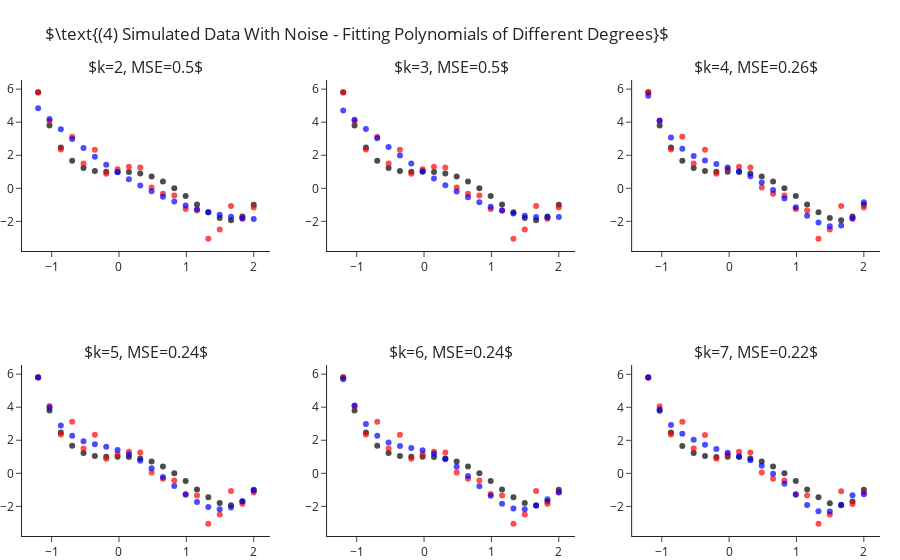

Notebook source saved alongside this figure:
### Markdown cell above
## Fitting Polynomial Of Different Degrees - With Sample Noise

Still fitting for different values of $k$, let us add some standard Gaussian noise (i.e. $\mathcal{N}\left(0,1\right)$).
This time we observe two things:
- Even for the correct $k=4$ model we are not able to achieve zero MSE.
- As we increase $4<k\rightarrow 7$ we manage to decrease the error more and more.

### Code cell
y = y_ + np.random.normal(size=len(y_))

ks = range(2, 8)
fig = make_subplots(2, 3, subplot_titles=list(ks))
for i, k in enumerate(ks):
    r,c = i//3+1, i%3+1 
    
    y_hat = make_pipeline(PolynomialFeatures(k), LinearRegression()).fit(X, y).predict(X)
    fig.add_traces([go.Scatter(x=x, y=y_, mode="markers", name="Real Points",  marker=dict(color="black", opacity=.7), showlegend=False),
                    go.Scatter(x=x, y=y, mode="markers", name="Observed Points",  marker=dict(color="red", opacity=.7), showlegend=False), 
                    go.Scatter(x=x, y=y_hat, mode="markers", name="Predicted Points",  marker=dict(color="blue", opacity=.7), showlegend=False)], rows=r, cols=c)
    fig["layout"]["annotations"][i]["text"] = rf"$k={{0}}, MSE={{1}}$".format(k, round(np.mean((y-y_hat)**2), 2))

fig.update_layout(title=r"$\text{(4) Simulated Data With Noise - Fitting Polynomials of Different Degrees}$", margin=dict(t=80)).show()

### Figure 1 — Plotly figure (JSON) as saved in the notebook; plotly's stock layout.template omitted (floating-point values rounded to 4 significant figures)
{"data": [{"marker": {"color": "black", "opacity": 0.7}, "mode": "markers", "name": "Real Points", "showlegend": false, "type": "scatter", "x": [-1.2, -1.032, -0.8632, -0.6947, -0.5263, -0.3579, -0.1895, -0.02105, 0.1474, 0.3158, 0.4842, 0.6526, 0.8211, 0.9895, 1.158, 1.326, 1.495, 1.663, 1.832, 2], "xaxis": "x", "y": [5.81, 3.796, 2.469, 1.662, 1.23, 1.044, 0.9969, 0.9998, 0.9832, 0.8971, 0.7107, 0.4125, 0.0104, -0.4685, -0.9777, -1.451, -1.804, -1.933, -1.712, -1], "yaxis": "y"}, {"marker": {"color": "red", "opacity": 0.7}, "mode": "markers", "name": "Observed Points", "showlegend": false, "type": "scatter", "x": [-1.2, -1.032, -0.8632, -0.6947, -0.5263, -0.3579, -0.1895, -0.02105, 0.1474, 0.3158, 0.4842, 0.6526, 0.8211, 0.9895, 1.158, 1.326, 1.495, 1.663, 1.832, 2], "xaxis": "x", "y": [5.792, 4.07, 2.35, 3.12, 1.507, 2.33, 0.8812, 1.149, 1.309, 1.256, 0.04604, -0.3288, -0.4402, -1.253, -1.336, -3.05, -2.499, -1.078, -1.85, -1.165], "yaxis": "y"}, {"marker": {"color": "blue", "opacity": 0.7}, "mode": "markers", "name": "Predicted Points", "showlegend": false, "type": "scatter", "x": [-1.2, -1.032, -0.8632, -0.6947, -0.5263, -0.3579, -0.1895, -0.02105, 0.1474, 0.3158, 0.4842, 0.6526, 0.8211, 0.9895, 1.158, 1.326, 1.495, 1.663, 1.832, 2], "xaxis": "x", "y": [4.842, 4.19, 3.571, 2.985, 2.432, 1.912, 1.426, 0.9735, 0.554, 0.1677, -0.1852, -0.5049, -0.7913, -1.044, -1.264, -1.451, -1.604, -1.724, -1.811, -1.864], "yaxis": "y"}, {"marker": {"color": "black", "opacity": 0.7}, "mode": "markers", "name": "Real Points", "showlegend": false, "type": "scatter", "x": [-1.2, -1.032, -0.8632, -0.6947, -0.5263, -0.3579, -0.1895, -0.02105, 0.1474, 0.3158, 0.4842, 0.6526, 0.8211, 0.9895, 1.158, 1.326, 1.495, 1.663, 1.832, 2], "xaxis": "x2", "y": [5.81, 3.796, 2.469, 1.662, 1.23, 1.044, 0.9969, 0.9998, 0.9832, 0.8971, 0.7107, 0.4125, 0.0104, -0.4685, -0.9777, -1.451, -1.804, -1.933, -1.712, -1], "yaxis": "y2"}, {"marker": {"color": "red", "opacity": 0.7}, "mode": "markers", "name": "Observed Points", "showlegend": false, "type": "scatter", "x": [-1.2, -1.032, -0.8632, -0.6947, -0.5263, -0.3579, -0.1895, -0.02105, 0.1474, 0.3158, 0.4842, 0.6526, 0.8211, 0.9895, 1.158, 1.326, 1.495, 1.663, 1.832, 2], "xaxis": "x2", "y": [5.792, 4.07, 2.35, 3.12, 1.507, 2.33, 0.8812, 1.149, 1.309, 1.256, 0.04604, -0.3288, -0.4402, -1.253, -1.336, -3.05, -2.499, -1.078, -1.85, -1.165], "yaxis": "y2"}, {"marker": {"color": "blue", "opacity": 0.7}, "mode": "markers", "name": "Predicted Points", "showlegend": false, "type": "scatter", "x": [-1.2, -1.032, -0.8632, -0.6947, -0.5263, -0.3579, -0.1895, -0.02105, 0.1474, 0.3158, 0.4842, 0.6526, 0.8211, 0.9895, 1.158, 1.326, 1.495, 1.663, 1.832, 2], "xaxis": "x2", "y": [4.713, 4.142, 3.582, 3.035, 2.504, 1.991, 1.5, 1.033, 0.5924, 0.181, -0.1985, -0.5433, -0.8508, -1.118, -1.343, -1.523, -1.654, -1.735, -1.763, -1.735], "yaxis": "y2"}, {"marker": {"color": "black", "opacity": 0.7}, "mode": "markers", "name": "Real Points", "showlegend": false, "type": "scatter", "x": [-1.2, -1.032, -0.8632, -0.6947, -0.5263, -0.3579, -0.1895, -0.02105, 0.1474, 0.3158, 0.4842, 0.6526, 0.8211, 0.9895, 1.158, 1.326, 1.495, 1.663, 1.832, 2], "xaxis": "x3", "y": [5.81, 3.796, 2.469, 1.662, 1.23, 1.044, 0.9969, 0.9998, 0.9832, 0.8971, 0.7107, 0.4125, 0.0104, -0.4685, -0.9777, -1.451, -1.804, -1.933, -1.712, -1], "yaxis": "y3"}, {"marker": {"color": "red", "opacity": 0.7}, "mode": "markers", "name": "Observed Points", "showlegend": false, "type": "scatter", "x": [-1.2, -1.032, -0.8632, -0.6947, -0.5263, -0.3579, -0.1895, -0.02105, 0.1474, 0.3158, 0.4842, 0.6526, 0.8211, 0.9895, 1.158, 1.326, 1.495, 1.663, 1.832, 2], "xaxis": "x3", "y": [5.792, 4.07, 2.35, 3.12, 1.507, 2.33, 0.8812, 1.149, 1.309, 1.256, 0.04604, -0.3288, -0.4402, -1.253, -1.336, -3.05, -2.499, -1.078, -1.85, -1.165], "yaxis": "y3"}, {"marker": {"color": "blue", "opacity": 0.7}, "mode": "markers", "name": "Predicted Points", "showlegend": false, "type": "scatter", "x": [-1.2, -1.032, -0.8632, -0.6947, -0.5263, -0.3579, -0.1895, -0.02105, 0.1474, 0.3158, 0.4842, 0.6526, 0.8211, 0.9895, 1.158, 1.326, 1.495, 1.663, 1.832, 2], "xaxis": "x3", "y": [5.598, 4.095, 3.069, 2.395, 1.962, 1.678, 1.465, 1.263, 1.025, 0.7236, 0.3442, -0.1103, -0.621, -1.154, -1.657, -2.065, -2.295, -2.248, -1.81, -0.8493], "yaxis": "y3"}, {"marker": {"color": "black", "opacity": 0.7}, "mode": "markers", "name": "Real Points", "showlegend": false, "type": "scatter", "x": [-1.2, -1.032, -0.8632, -0.6947, -0.5263, -0.3579, -0.1895, -0.02105, 0.1474, 0.3158, 0.4842, 0.6526, 0.8211, 0.9895, 1.158, 1.326, 1.495, 1.663, 1.832, 2], "xaxis": "x4", "y": [5.81, 3.796, 2.469, 1.662, 1.23, 1.044, 0.9969, 0.9998, 0.9832, 0.8971, 0.7107, 0.4125, 0.0104, -0.4685, -0.9777, -1.451, -1.804, -1.933, -1.712, -1], "yaxis": "y4"}, {"marker": {"color": "red", "opacity": 0.7}, "mode": "markers", "name": "Observed Points", "showlegend": false, "type": "scatter", "x": [-1.2, -1.032, -0.8632, -0.6947, -0.5263, -0.3579, -0.1895, -0.02105, 0.1474, 0.3158, 0.4842, 0.6526, 0.8211, 0.9895, 1.158, 1.326, 1.495, 1.663, 1.832, 2], "xaxis": "x4", "y": [5.792, 4.07, 2.35, 3.12, 1.507, 2.33, 0.8812, 1.149, 1.309, 1.256, 0.04604, -0.3288, -0.4402, -1.253, -1.336, -3.05, -2.499, -1.078, -1.85, -1.165], "yaxis": "y4"}, {"marker": {"color": "blue", "opacity": 0.7}, "mode": "markers", "name": "Predicted Points", "showlegend": false, "type": "scatter", "x": [-1.2, -1.032, -0.8632, -0.6947, -0.5263, -0.3579, -0.1895, -0.02105, 0.1474, 0.3158, 0.4842, 0.6526, 0.8211, 0.9895, 1.158, 1.326, 1.495, 1.663, 1.832, 2], "xaxis": "x4", "y": [5.796, 3.981, 2.885, 2.27, 1.943, 1.756, 1.603, 1.41, 1.135, 0.7641, 0.3038, -0.2201, -0.7681, -1.291, -1.736, -2.046, -2.17, -2.064, -1.695, -1.047], "yaxis": "y4"}, {"marker": {"color": "black", "opacity": 0.7}, "mode": "markers", "name": "Real Points", "showlegend": false, "type": "scatter", "x": [-1.2, -1.032, -0.8632, -0.6947, -0.5263, -0.3579, -0.1895, -0.02105, 0.1474, 0.3158, 0.4842, 0.6526, 0.8211, 0.9895, 1.158, 1.326, 1.495, 1.663, 1.832, 2], "xaxis": "x5", "y": [5.81, 3.796, 2.469, 1.662, 1.23, 1.044, 0.9969, 0.9998, 0.9832, 0.8971, 0.7107, 0.4125, 0.0104, -0.4685, -0.9777, -1.451, -1.804, -1.933, -1.712, -1], "yaxis": "y5"}, {"marker": {"color": "red", "opacity": 0.7}, "mode": "markers", "name": "Observed Points", "showlegend": false, "type": "scatter", "x": [-1.2, -1.032, -0.8632, -0.6947, -0.5263, -0.3579, -0.1895, -0.02105, 0.1474, 0.3158, 0.4842, 0.6526, 0.8211, 0.9895, 1.158, 1.326, 1.495, 1.663, 1.832, 2], "xaxis": "x5", "y": [5.792, 4.07, 2.35, 3.12, 1.507, 2.33, 0.8812, 1.149, 1.309, 1.256, 0.04604, -0.3288, -0.4402, -1.253, -1.336, -3.05, -2.499, -1.078, -1.85, -1.165], "yaxis": "y5"}, {"marker": {"color": "blue", "opacity": 0.7}, "mode": "markers", "name": "Predicted Points", "showlegend": false, "type": "scatter", "x": [-1.2, -1.032, -0.8632, -0.6947, -0.5263, -0.3579, -0.1895, -0.02105, 0.1474, 0.3158, 0.4842, 0.6526, 0.8211, 0.9895, 1.158, 1.326, 1.495, 1.663, 1.832, 2], "xaxis": "x5", "y": [5.694, 4.104, 2.984, 2.269, 1.864, 1.655, 1.532, 1.4, 1.187, 0.8542, 0.3939, -0.1682, -0.7784, -1.363, -1.837, -2.125, -2.17, -1.966, -1.572, -1.149], "yaxis": "y5"}, {"marker": {"color": "black", "opacity": 0.7}, "mode": "markers", "name": "Real Points", "showlegend": false, "type": "scatter", "x": [-1.2, -1.032, -0.8632, -0.6947, -0.5263, -0.3579, -0.1895, -0.02105, 0.1474, 0.3158, 0.4842, 0.6526, 0.8211, 0.9895, 1.158, 1.326, 1.495, 1.663, 1.832, 2], "xaxis": "x6", "y": [5.81, 3.796, 2.469, 1.662, 1.23, 1.044, 0.9969, 0.9998, 0.9832, 0.8971, 0.7107, 0.4125, 0.0104, -0.4685, -0.9777, -1.451, -1.804, -1.933, -1.712, -1], "yaxis": "y6"}, {"marker": {"color": "red", "opacity": 0.7}, "mode": "markers", "name": "Observed Points", "showlegend": false, "type": "scatter", "x": [-1.2, -1.032, -0.8632, -0.6947, -0.5263, -0.3579, -0.1895, -0.02105, 0.1474, 0.3158, 0.4842, 0.6526, 0.8211, 0.9895, 1.158, 1.326, 1.495, 1.663, 1.832, 2], "xaxis": "x6", "y": [5.792, 4.07, 2.35, 3.12, 1.507, 2.33, 0.8812, 1.149, 1.309, 1.256, 0.04604, -0.3288, -0.4402, -1.253, -1.336, -3.05, -2.499, -1.078, -1.85, -1.165], "yaxis": "y6"}, {"marker": {"color": "blue", "opacity": 0.7}, "mode": "markers", "name": "Predicted Points", "showlegend": false, "type": "scatter", "x": [-1.2, -1.032, -0.8632, -0.6947, -0.5263, -0.3579, -0.1895, -0.02105, 0.1474, 0.3158, 0.4842, 0.6526, 0.8211, 0.9895, 1.158, 1.326, 1.495, 1.663, 1.832, 2], "xaxis": "x6", "y": [5.819, 3.862, 2.925, 2.405, 2.036, 1.73, 1.47, 1.25, 1.041, 0.7948, 0.4533, -0.02237, -0.6285, -1.301, -1.912, -2.296, -2.306, -1.907, -1.329, -1.274], "yaxis": "y6"}], "layout": {"annotations": [{"font": {"size": 16}, "showarrow": false, "text": "$k=2, MSE=0.5$", "x": 0.1444, "xanchor": "center", "xref": "paper", "y": 1, "yanchor": "bottom", "yref": "paper"}, {"font": {"size": 16}, "showarrow": false, "text": "$k=3, MSE=0.5$", "x": 0.5, "xanchor": "center", "xref": "paper", "y": 1, "yanchor": "bottom", "yref": "paper"}, {"font": {"size": 16}, "showarrow": false, "text": "$k=4, MSE=0.26$", "x": 0.8556, "xanchor": "center", "xref": "paper", "y": 1, "yanchor": "bottom", "yref": "paper"}, {"font": {"size": 16}, "showarrow": false, "text": "$k=5, MSE=0.24$", "x": 0.1444, "xanchor": "center", "xref": "paper", "y": 0.375, "yanchor": "bottom", "yref": "paper"}, {"font": {"size": 16}, "showarrow": false, "text": "$k=6, MSE=0.24$", "x": 0.5, "xanchor": "center", "xref": "paper", "y": 0.375, "yanchor": "bottom", "yref": "paper"}, {"font": {"size": 16}, "showarrow": false, "text": "$k=7, MSE=0.22$", "x": 0.8556, "xanchor": "center", "xref": "paper", "y": 0.375, "yanchor": "bottom", "yref": "paper"}], "margin": {"t": 80}, "title": {"text": "$\\text{(4) Simulated Data With Noise - Fitting Polynomials of Different Degrees}$"}, "xaxis": {"anchor": "y", "domain": [0, 0.2889]}, "xaxis2": {"anchor": "y2", "domain": [0.3556, 0.6444]}, "xaxis3": {"anchor": "y3", "domain": [0.7111, 1]}, "xaxis4": {"anchor": "y4", "domain": [0, 0.2889]}, "xaxis5": {"anchor": "y5", "domain": [0.3556, 0.6444]}, "xaxis6": {"anchor": "y6", "domain": [0.7111, 1]}, "yaxis": {"anchor": "x", "domain": [0.625, 1]}, "yaxis2": {"anchor": "x2", "domain": [0.625, 1]}, "yaxis3": {"anchor": "x3", "domain": [0.625, 1]}, "yaxis4": {"anchor": "x4", "domain": [0, 0.375]}, "yaxis5": {"anchor": "x5", "domain": [0, 0.375]}, "yaxis6": {"anchor": "x6", "domain": [0, 0.375]}}}
